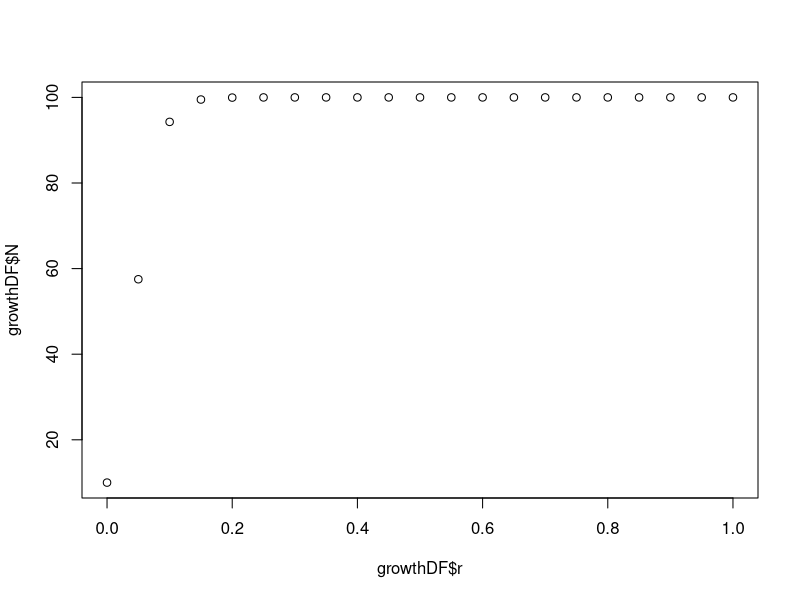
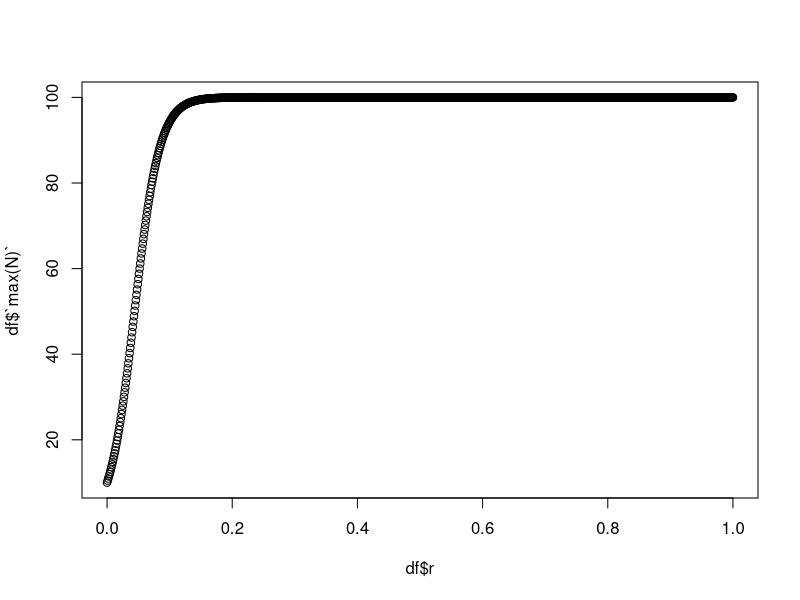

R code for these plots, in order: (Note: this script raises an error after producing the figures.)
#For Loops
###########
#Sof Antelo 
#Comp Bio 6100
#2/12/26


#for (var in seq) { # start of for loop

# body of for loop 
# } # end of for loop

#var is a counter variable that will hold the current value of the loop
#seq is an integer vector (or a vector of character strings) that defines the starting and ending values of the loop

for (i in 1:5) {
  cat("stuck in a loop","\n")
  cat(3 + 2,"\n")
  cat(runif(1),"\n")
}

print(i)

# use a counter variable that maps to the position of each element
my_dogs <- c("chow","akita","malamute","husky","samoyed")
for (i in 1:length(my_dogs)){
  cat("i =",i,"my_dogs[i] =" ,my_dogs[i],"\n")
}

#potential hazard is if the vector we are working with is empty
#So, a safer way is to use seq_along function:
my_bad_dogs <- NULL
for (i in 1:length(my_bad_dogs)){
  cat("i =",i,"my_bad_dogs[i] =" ,my_bad_dogs[i],"\n")
}

for (i in seq_along(my_dogs)){
  cat("i =",i,"my_dogs[i] =" ,my_dogs[i],"\n")
}

#what happens when the vector is empty:
# This time we correctly skip my_bad_dogs and do not make the loop
for (i in seq_along(my_bad_dogs)){
  cat("i =",i,"my_bad_dogs[i] =" ,my_bad_dogs[i],"\n")
}

#constant that we use to define the length of the vector:
zz <- 5
for (i in seq_len(zz)){
  cat("i =",i,"my_dogs[i] =" ,my_dogs[i],"\n")
}


#Tip 1: dont do things in loops that you dont need to 
for (i in 1:length(my_dogs)){
  my_dogs[i] <- toupper(my_dogs[i])
  cat("i =",i,"my_dogs[i] =" ,my_dogs[i],"\n")
}
my_dogs <- tolower(my_dogs)

#Tip 2: Dont change object dimensions in the loop
my_dat <- runif(1)
for (i in 2:10) {
  temp <- runif(1) #temporary, random number
  my_dat <- c(my_dat,temp) # do not change vector size in the loop!
  #cat("loop number =",i,"vector element =", my_dat[i],"\n")
}
print(my_dat)

#Tip 3:  Don't write a loop if you can vectorize an operation
#Even efficients loop will always take longer than vector
my_dat <- 1:10
for (i in seq_along(my_dat)) {
  my_dat[i] <-  my_dat[i] + my_dat[i]^2
  cat("loop number =",i,"vector element =", my_dat[i],"\n")
}
#No loop is needed here
z <- 1:10
z <- z + z^2
print(z)
###
  ##because R is based in math: 
  ###a plain equation will not require a loop, 
  ###will be fast
###

#Tip 4: Always remember the difference between i and z[i]
z <- c(10,2,4)
for (i in seq_along(z)) {
  cat("i =",i,"z[i] = ",z[i],"\n")
}
print(i)

#Tip 5: Use next to skip elements in loop
z <- 1:20
#what if we want to work with only the odd-numbers?
for(i in seq_along((z))){
  if(i %% 2==0) next
  print(i)
}

#next is a control structure that skips, in response to if
# Another method, probably faster (why?)
z <- 1:20
zsub <- z[z %% 2!=0] # contrast with logical expression in previous if statement!
length(z)
for (i in seq_along(zsub)) {
  cat("i = ",i,"zsub[i] = ",zsub[i],"\n")
}

################

# LOGISTIC GROWTH FUNCTION
######################################################
# Function Name: logistic_growth
#
# Purpose:
#   Simulates continuous-time logistic population growth using the
#   closed-form solution to the logistic differential equation.
#   Returns a tidy dataframe suitable for plotting or further analysis.
#
# Inputs:
#   N0 (numeric)  : Initial population size at time t = 0
#   r  (numeric)  : Intrinsic growth rate
#   K  (numeric)  : Carrying capacity
#   t_max (numeric) : Maximum simulation time
#   dt (numeric)  : Time step used to generate the time vector
#
# Output:
#   data.frame containing:
#     time (numeric)        : Time values from 0 to t_max
#     population (numeric)  : Population size N(t) at each time
#     N0 (numeric)          : Initial population parameter used
#     r (numeric)           : Growth rate parameter used
#     K (numeric)           : Carrying capacity parameter used
######################################################
logistic_growth <- function(
  N0 = 10,
  r  = 0.3,
  K  = 100,
  t_max = 50,
  dt = 0.1
){
  
  # time vector
  time <- seq(0, t_max, by = dt)
  
  # logistic equation (closed-form solution)
  N <- K / (1 + ((K - N0) / N0) * exp(-r * time))
  
  # return tidy dataframe
  data.frame(
    time = time,
    population = N,
    N0 = N0,
    r = r,
    K = K
  )
}
######################################################
# END FUNCTION

# look at parameter space of the logistic growth model with loop

r_vec <- seq(0,1,by = .05) #vector of little r's
container_vec <- rep(NA, length(r_vec))

print(r_vec[i])
for(i in seq_along(r_vec)){
  temp_df <- logistic_growth(r = r_vec[i])
  max_n <- max(temp_df$population)
  container_vec[i] <- max_n
  print(max_n)
}

container_vec
growthDF <- data.frame(r = r_vec, N = container_vec)

head(growthDF)

plot(growthDF$r, y = growthDF$N) #kind of like a summary of the model rather than just one run
##############

# 1. Initialize vector of 1000 r values from 0 to 1
r_values <- seq(0, 1, length.out = 1000)

# 2. Initialize storage container
max_n_values <- numeric(length(r_values))

# 3. Loop through r values
for (i in seq_along(r_values)) {
  temp <- logistic_growth(r = r_values[i])
  max_n_values[i] <- max(temp$population)
}

# make data frame
df <- data.frame(r_values, max_n_values)
names(df) <- c("r", "max(N)")


plot(x = df$r, y = df$`max(N)`)





##################################
# 2D parameter sweep for log growth function
# outputs matrix


# vectors for r and k parameters
r_values <- seq(0, 1, length.out = 100)
K_values <- seq(10, 1000, length.out = 100)


growth_sweep <- function(rvec, kvec){

  # create storage matrix for outputs
  stor_mat <- matrix(NA, nrow = length(rvec), ncol = length(kvec))

  for (i in seq_along(rvec)){ # rows
    for (j in seq_along(kvec)){ # cols

      # run log growth
      tmp_df <- logistic_growth(r = rvec[i], K = kvec[j])

      # store max n in 2d matrix
      stor_mat[i,j] <- max(tmp_df$population)
    }
  }
  return(stor_mat)
}

# run growth param sweep
growth_mat <- growth_sweep(rvec = r_values, kvec = K_values)









##################################
# 2D parameter sweep for log growth function
# outputs a data frame

numParms <- 100


# vectors for r and k parameters
r_values <- seq(0, 1, length.out = numParms)
K_values <- seq(10, 1000, length.out = numParms)



growth_sweep <- function(rvec, kvec){

  # row indexing variable
  counter <- 1

  # create storage dataframe
  dfLength <- length(rvec)*length(kvec) # how long is DF
  r_out <- rep(NA, dfLength)
  k_out <- rep(NA, dfLength)
  maxn_out <- rep(NA, dfLength)

  # turn vecs into df
  storageDF <- data.frame(r_out, k_out, maxn_out)


  # enter our loops
  for (i in seq_along(rvec)){ # rows
    for (j in seq_along(kvec)){ # cols

      # run log growth
      tmp_df <- logistic_growth(r = rvec[i], K = kvec[j])

      # store max n in dataframe
      storageDF$maxn_out[counter] <- mean(tmp_df$population)
      storageDF$r_out[counter] <- rvec[i] # value for r stored
      storageDF$k_out[counter] <- kvec[j] # value for k stored

      counter <- counter + 1 # increase counter
    }
  }
  return(storageDF)
}

# run growth param sweep
df <- growth_sweep(rvec = r_values, kvec = K_values)

df

ggplot(data = df, aes(x = r_out, y = k_out, fill= maxn_out)) + 
  geom_tile()









# create a random walk function

###############################
# NAME: ran_walk
# purpose: conducts a random walk
# input:times = number of time steps
#       n1 = initial pop size
#       lamda = finite rate of increase
#.      noise_sd = 10
# output:
#          vector n with population size > 0 until extinct.
#
library(ggplot2)



ran_walk <- function(times = 100, n1=50, lamda = 1, noise_sd = 10){
  n <- rep(NA, times) # create our output vec
  n[1] <- n1 # initialize init pop size
  noise <- rnorm(n = 100, mean = 0, sd = noise_sd) # created noise/error

  for (i in 1:(times-1)){
    n[i + 1] <- lamda*n[i] + noise[i]
    if(n[i + 1] <= 0){
      n[i + 1] <- NA
      cat("Population extinction at time", i+1, "\n")
      break
    }
  }
  return(n)
}

x <- ran_walk()
print(x)

# plotting with default values
qplot(x=1:100, y=ran_walk(), geom="line")

# no noise/not so random walk
qplot(x=1:100, y=ran_walk(noise_sd=0), geom="line")

# no noise and adjust lamda
qplot(x=1:100, y=ran_walk(lamda = 0.92, noise_sd=0), geom="line")

# add some stoch. make lamda > 1
qplot(x=1:100, y=ran_walk(lamda = 1.01, noise_sd=6), geom="line")
